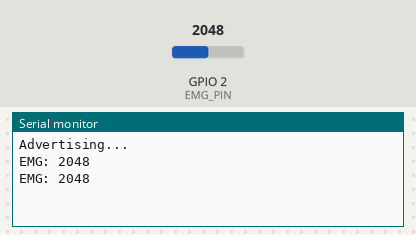
Simulated run of this sketch. Board: ESP32. Shown: the last lines printed to the serial monitor. Inputs (shaded band) come from the test bench; at power-on: GPIO 2 (EMG_PIN) = 2048. Nothing arrives over Bluetooth unless stated; a phone connects over Bluetooth LE 3 s after start.

Above: at 3.8 s.
3.9 s: GPIO 2 (EMG_PIN) set to 2866
At 4.4 s:
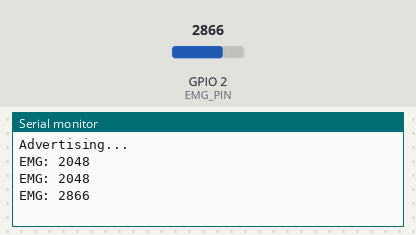
5.4 s: GPIO 2 (EMG_PIN) set to 3603
At 5.9 s:
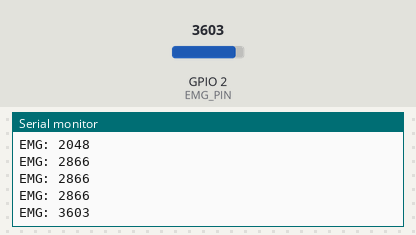
Timing chart, 0 to 8.4 s (numbered marks = the images above; inputs shaded):
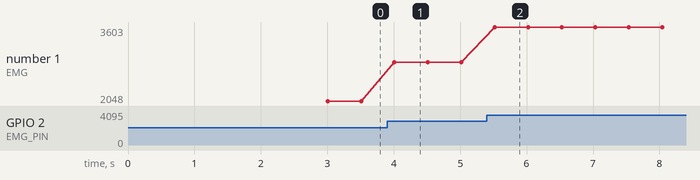

The sketch:

emgcode.ino
```cpp
//Libraries to include: BLEDevice, BLEServer, BLEUtils, BLE2902 (searched up after the device wasn't working)
#include <BLEDevice.h>
#include <BLEServer.h>
#include <BLEUtils.h>
#include <BLE2902.h>


#define EMG_PIN 2


//3 Lines told to Include by Example Code
BLEServer* pServer = NULL;
BLECharacteristic* emgCharacteristic = NULL;
bool deviceConnected = false;


//Lines retrieved after scanning for BLE peripherals
#define SERVICE_UUID "3cb18870-19c5-4292-b13d-442e2af8447a"
#define CHARACTERISTIC_UUID "e709a157-3ee8-46e7-8a91-bb0489c17ae8"


//MyServerCallBacks tracks connection status, uses this to help print the status
class MyServerCallbacks : public BLEServerCallbacks {
  void onConnect(BLEServer* pServer) { deviceConnected = true; }
  void onDisconnect(BLEServer* pServer) { deviceConnected = false; pServer->startAdvertising(); }
};


//readEMG method: returns the value of the Seeed Studio EMG as directed by the sample code
int readEMG() {
  long sum = 0;
  for (int i = 0; i < 32; i++) sum += analogRead(EMG_PIN);
  return sum / 32;
}


//EMG Setup
void setup() {
  pinMode(EMG_PIN, INPUT);
  Serial.begin(115200); //Starts Serial Monitor at 115200 bits per second


  BLEDevice::init("Chest XIAO"); //initializes the XIAO as a BLEDevice
  pServer = BLEDevice::createServer(); //Creates a server for the XIAO
  pServer->setCallbacks(new MyServerCallbacks()); //Creates callback for the XIAO
  BLEService* service = pServer->createService(SERVICE_UUID); //Creates service for the XIAO


  emgCharacteristic = service->createCharacteristic(
    CHARACTERISTIC_UUID,
    BLECharacteristic::PROPERTY_READ | BLECharacteristic::PROPERTY_NOTIFY
  ); //creates a specific characteristic for BLE that client devices can identify, allowing to request and read the value (PROPERTY_READ) and enable push updates (PROPERTY_NOTIFY)
  emgCharacteristic->addDescriptor(new BLE2902()); //(suggested to input after searching up): adds a configuration descriptor
  service->start(); //Starts the BLE Service


  //Begin advertising of the BLE Device; researched what lines of BLE connecting code were necessary
  BLEAdvertising* pAdvertising = BLEDevice::getAdvertising();
  pAdvertising->addServiceUUID(SERVICE_UUID);
  pAdvertising->start();
  Serial.println("Advertising...");
}


//EMG Loop
void loop() {
  if (deviceConnected) { //if the device is connected to the Arduino NANO
    int data = readEMG(); //read information from the EMG
    Serial.print("EMG: "); Serial.println(data); //Print EMG data
     uint8_t buf[2]; //extra information for EMG delay and properly timed readings (avoiding duplicate readings)
    buf[0] = data & 0xFF; //extra information for EMG delay and properly timed readings (avoiding duplicate readings)
    buf[1] = (data >> 8) & 0xFF; //extra information for EMG delay and properly timed readings (avoiding duplicate readings)
    emgCharacteristic->setValue(buf, 2); //extra information for EMG delay and properly timed readings (avoiding duplicate readings)
    emgCharacteristic->notify(); //extra information for EMG delay and properly timed readings (avoiding duplicate readings)
    delay(500); //Delay 0.5 seconds
  }
}
```

Measured:
- after the input at 3.9 s, the serial monitor: prints a new line after 0.11 s (image 1)
- after the input at 5.4 s, the serial monitor: prints a new line after 0.12 s (image 2)
- plotted number 1: 2048 → 2866 after the input at 3.9 s, 2866 → 3603 after the input at 5.4 s
